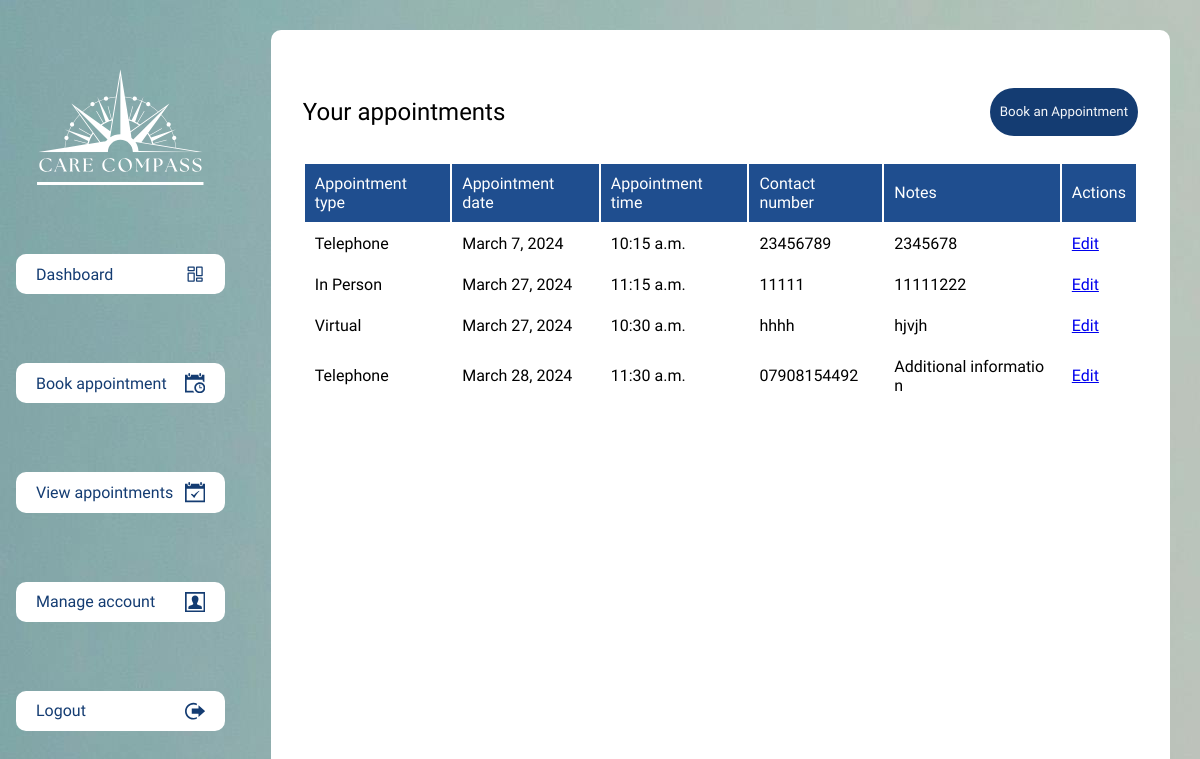
Before: /appointments/view/ (signed in) with the older database file.
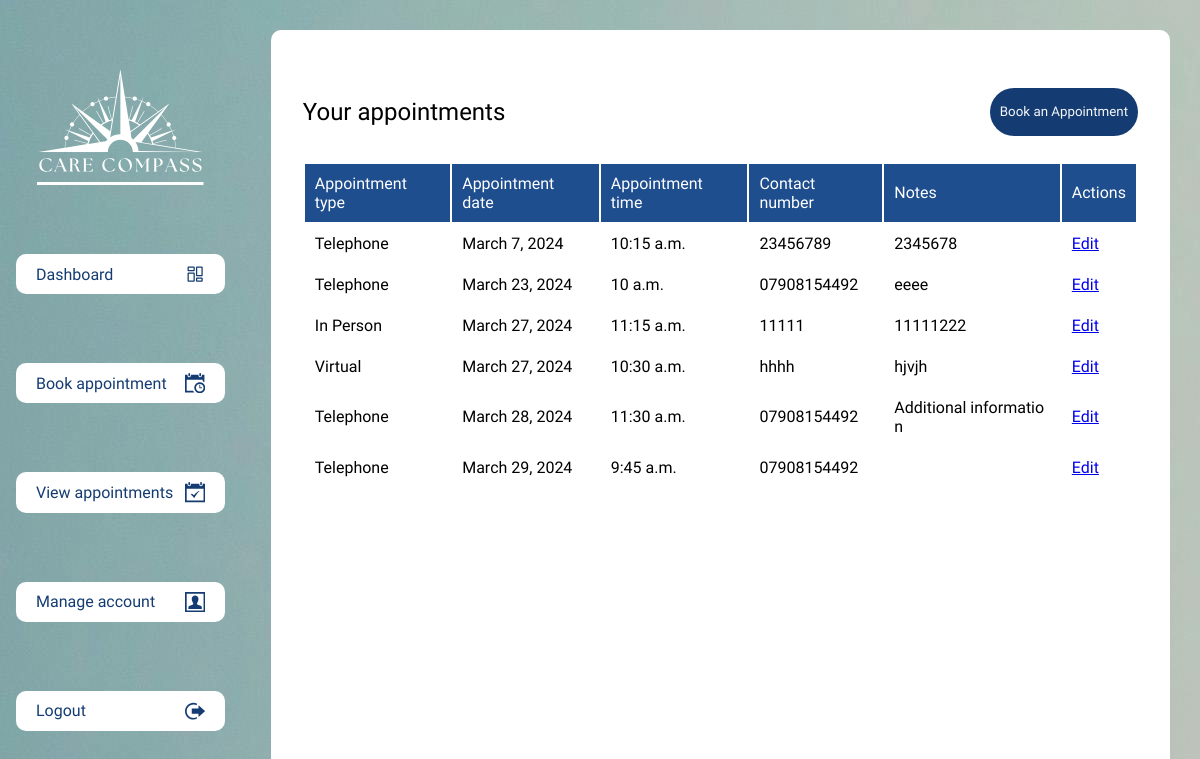
After: the same page with the newer database file.
### appointments/models.py (models this page shows, shortened)
class Appointment(models.Model):
    user = models.ForeignKey(settings.AUTH_USER_MODEL, on_delete=models.CASCADE, related_name='appointments')
    appointment_type = models.CharField(max_length=100)
    date = models.DateField()
    time = models.TimeField()
    contact_number = models.CharField(max_length=15)
    user_notes = models.TextField(blank=True)
    admin_notes = models.TextField(blank=True)
    created_at = models.DateTimeField(auto_now_add=True)
    updated_at = models.DateTimeField(auto_now=True)

### appointments/views.py (the view)
# urls.py: path('view/', views.view_appointments, name='view_appointments'),
@login_required
def view_appointments(request):
    if request.user.is_admin:
        return redirect('appointments:admin_view_appointments')
    appointments = Appointment.objects.filter(user=request.user).order_by('date')
    return render(request, 'appointments/view_appointments.html', {'appointments': appointments})

### templates/appointments/view_appointments.html
{% extends 'base.html' %} {% block content %}
<div class="content">
  <div class="header">
    <h2>Your appointments</h2>
    <button>
      <a href="{% url 'appointments:book_appointment' %}">Book an Appointment</a>
    </button>
  </div>
  <table>
    <tr>
      <th>Appointment type</th>
      <th>Appointment date</th>
      <th>Appointment time</th>
      <th>Contact number</th>
      <th>Notes</th>
      <th>Actions</th>
    </tr>
    {% for appointment in appointments %}
    <tr>
      <td>{{ appointment.appointment_type }}</td>
      <td>{{ appointment.date }}</td>
      <td>{{ appointment.time }}</td>
      <td>{{ appointment.contact_number }}</td>
      <td>{{ appointment.user_notes }}</td>
      <td>
        <a href="{% url 'appointments:edit_appointment' appointment.id %}" class="edit-btn">Edit</a>
      </td>
    </tr>
    {% endfor %}
  </table>
</div>
{% endblock %}

Changed rows visible on the page:
added Appointment: appointment_type "Telephone", date "March 23, 2024", time "10 a.m.", contact_number "07908154492", user_notes "eeee"
added Appointment: appointment_type "Telephone", date "March 29, 2024", time "9:45 a.m.", contact_number "07908154492"
